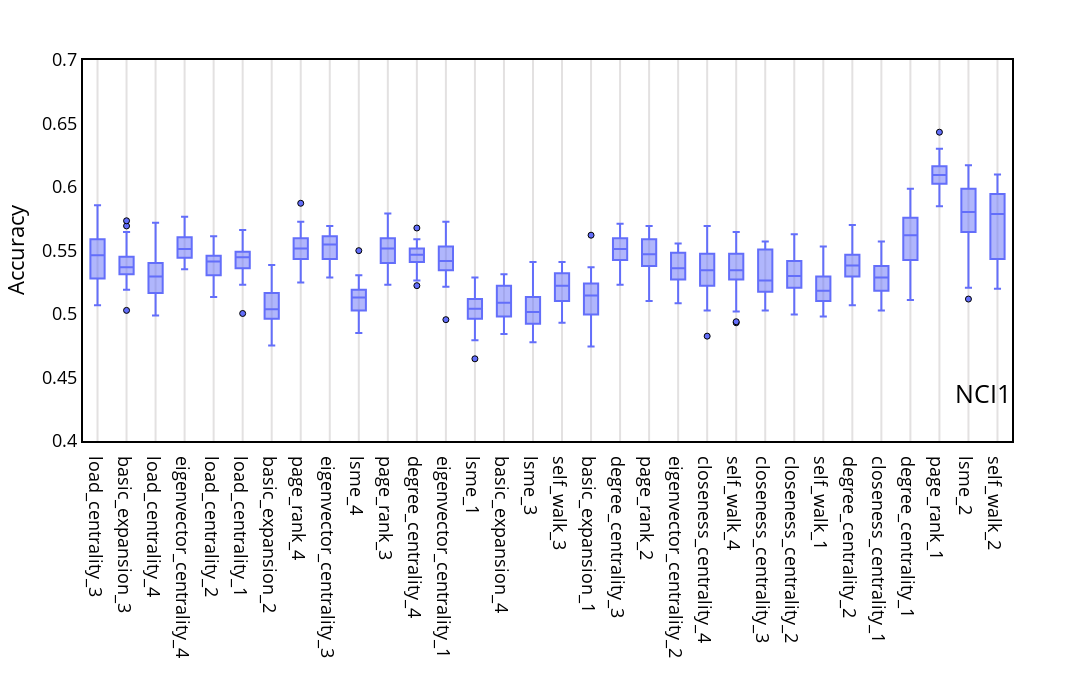

The notebook cell saved with this chart:
### Code cell
fig = px.box(df, x="selected_features", y="acccuracy")

fig.update_layout(paper_bgcolor='white')
fig.update_layout(plot_bgcolor='white')
fig.update_yaxes(color='black')
fig.update_layout(
    yaxis = dict(
        title = "Accuracy",
        zeroline=True,
        showline = True,
        linecolor = 'black',
        mirror=True,
        linewidth = 2
    ),
    xaxis = dict(
        title = "",
        mirror=True,
        zeroline=True,
        showline = True,
        linecolor = 'black',
        linewidth = 2,
    ),
    width=1150,
    height=700,
    font=dict(
    size=18,
    color="black")  
)
fig.update_layout(title={'text':'NCI1', 'y':0.45, 'x':0.9,'xanchor': 'center','yanchor': 'top'})
fig.update_layout(showlegend=False)
fig.update_layout(yaxis_range=[0.4,0.7])
fig.update_xaxes(showgrid=True, gridwidth=2.0, gridcolor='#e3e1e1')
fig.update_yaxes(showgrid=False, gridwidth=0.5, gridcolor='grey')
fig.update_traces(marker_line_color='black', marker_line_width=1.0, opacity=1.0)


fig.show()

### Figure 1 — Plotly figure (JSON) as saved in the notebook; plotly's stock layout.template omitted (floating-point values rounded to 4 significant figures; data arrays with more than 128 entries replaced by an {"elided": "..."} marker saying what was removed)
{"data": [{"alignmentgroup": "True", "hovertemplate": "selected_features=%{x}<br>acccuracy=%{y}<extra></extra>", "legendgroup": "", "marker": {"color": "#636efa", "line": {"color": "black", "width": 1}}, "name": "", "notched": false, "offsetgroup": "", "opacity": 1, "orientation": "v", "showlegend": false, "type": "box", "x": {"elided": "960 str values"}, "x0": " ", "xaxis": "x", "y": {"elided": "960 float values"}, "y0": " ", "yaxis": "y"}], "layout": {"boxmode": "group", "font": {"color": "black", "size": 18}, "height": 700, "legend": {"tracegroupgap": 0}, "margin": {"t": 60}, "paper_bgcolor": "white", "plot_bgcolor": "white", "showlegend": false, "title": {"text": "NCI1", "x": 0.9, "xanchor": "center", "y": 0.45, "yanchor": "top"}, "width": 1150, "xaxis": {"anchor": "y", "autorange": true, "domain": [0, 1], "gridcolor": "#e3e1e1", "gridwidth": 2, "linecolor": "black", "linewidth": 2, "mirror": true, "range": [-0.5, 31.5], "showgrid": true, "showline": true, "title": {"text": ""}, "type": "category", "zeroline": true}, "yaxis": {"anchor": "x", "color": "black", "domain": [0, 1], "gridcolor": "grey", "gridwidth": 0.5, "linecolor": "black", "linewidth": 2, "mirror": true, "range": [0.4, 0.7], "showgrid": false, "showline": true, "title": {"text": "Accuracy"}, "type": "linear", "zeroline": true}}}
